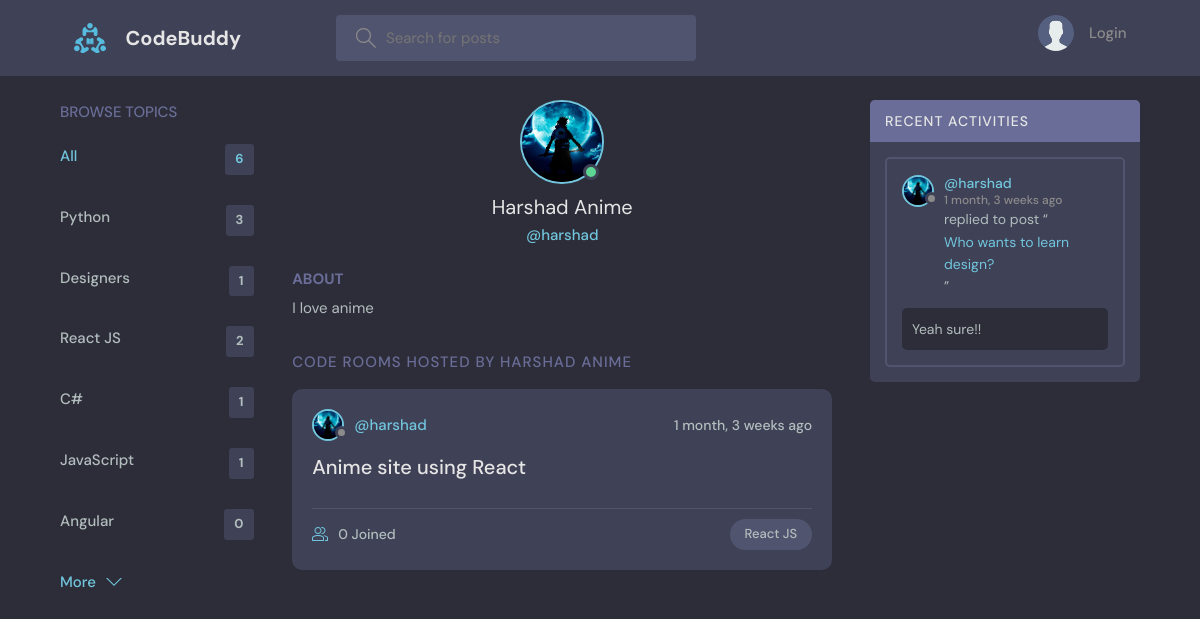
Page /profile/8/ on the earlier database version.
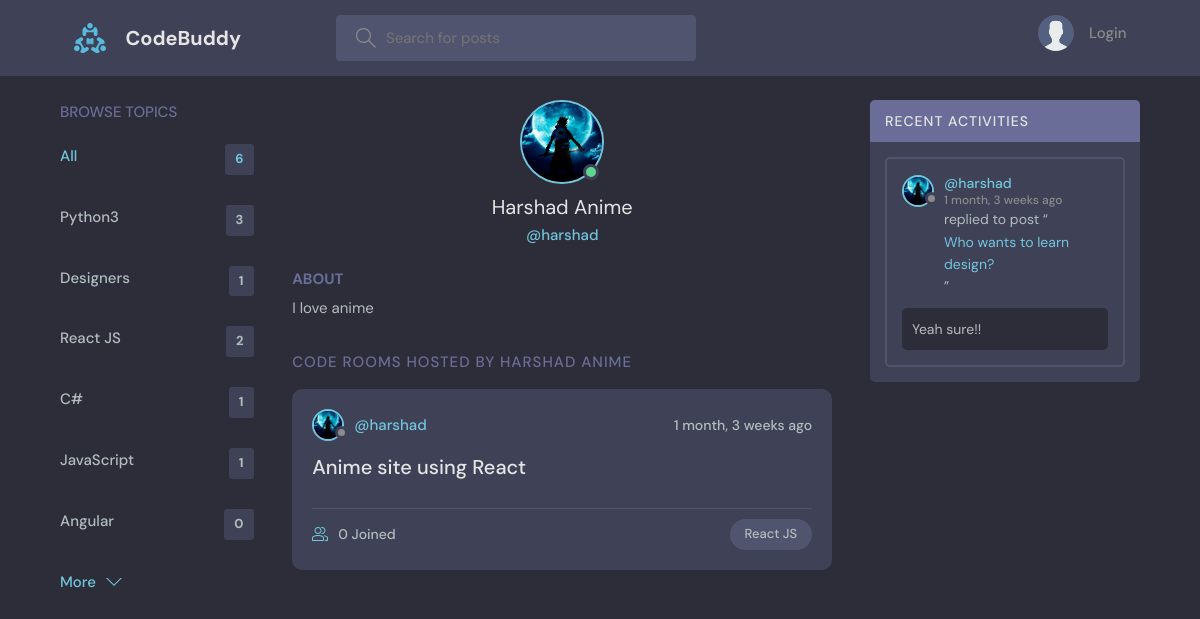
Same page on the later database version.
### base/models.py (models this page shows, shortened)
class Topic(models.Model):
    name = models.CharField(max_length=200)

### base/views.py (the view)
# urls.py: path('profile/<str:pk>/', views.userProfile, name="user-profile"),
def userProfile(request, pk):
    user = User.objects.get(id=pk)
    rooms = user.room_set.all()
    room_messages = user.message_set.all()
    topics = Topic.objects.all()
    context = {'user': user, 'rooms': rooms,
               'room_messages': room_messages, 'topics': topics}
    return render(request, 'base/profile.html', context)

### base/models.py (called while the page is built)
    def __str__(self):
        return self.name

### base/templates/base/profile.html (shortened to what this page needs)
{% extends 'main.html' %}
{% block content %}
<main class="profile-page layout layout--3">
  <div class="container">
    {% include 'base/topics_component.html' %}
    <div class="roomList">
      <div class="profile">
        <div class="profile__avatar">
          <div class="avatar avatar--large active">
            <img src="{{user.avatar.url}}" />
          </div>
        </div>
        <div class="profile__info">
          <h3>{{user.name}}</h3>
          <p>@{{user.username}}</p>
        </div>
        <div class="profile__about">
          <h3>About</h3>
          <p>
            {{user.bio}}
          </p>
        </div>
      </div>
      <div class="roomList__header">
        <div>
          <h2>Code Rooms Hosted by {{user.name}}</a>
          </h2>
        </div>
      </div>
      {% include 'base/feed_component.html' %}
    </div>
    {% include 'base/activity_component.html' %}
  </div>
</main>
{% endblock content %}

### base/templates/base/topics_component.html
<div class="topics">
    <div class="topics__header">
        <h2>Browse Topics</h2>
    </div>
    <ul class="topics__list">
        <li>
            <a href="{% url 'home' %}" class="active">All <span>{{topics.count}}</span></a>
        </li>
        {% for topic in topics %}
        <li>
            <a href="{% url 'home' %}?q={{topic.name}}">{{topic.name}}<span>{{topic.room_set.all.count}}</span></a>
        </li>
        {% endfor %}
    </ul>
    <a class="btn btn--link" href="{% url 'topics' %}">
        More
        <svg version="1.1" xmlns="http://www.w3.org/2000/svg" width="32" height="32" viewBox="0 0 32 32">
            <title>chevron-down</title>
            <path d="M16 21l-13-13h-3l16 16 16-16h-3l-13 13z"></path>
        </svg>
    </a>
</div>

Differences in the rows shown:
changed Topic: name "Python" → "Python3"
